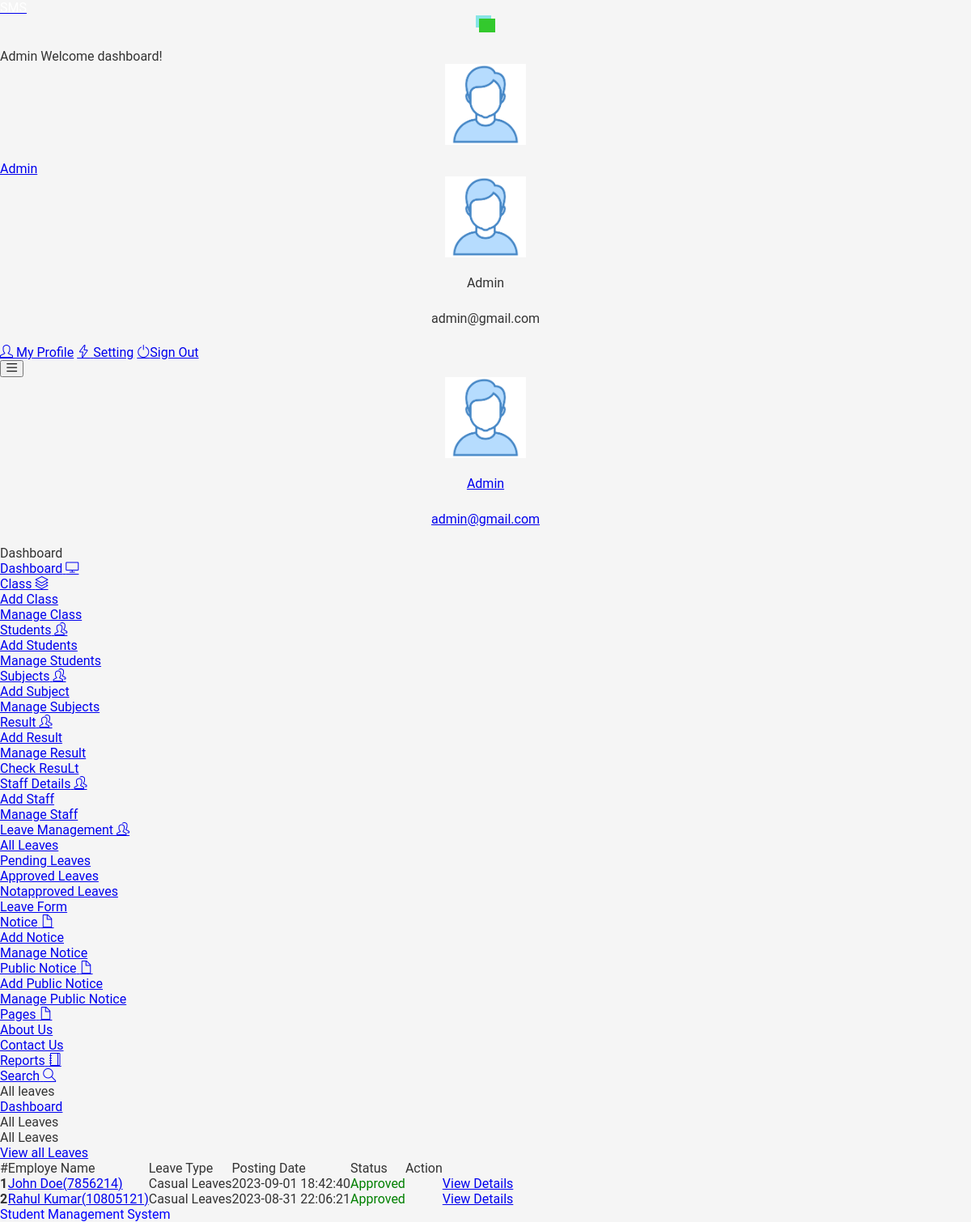
/studentms/admin/leaves.php (signed in), run on an earlier commit of the app's database.
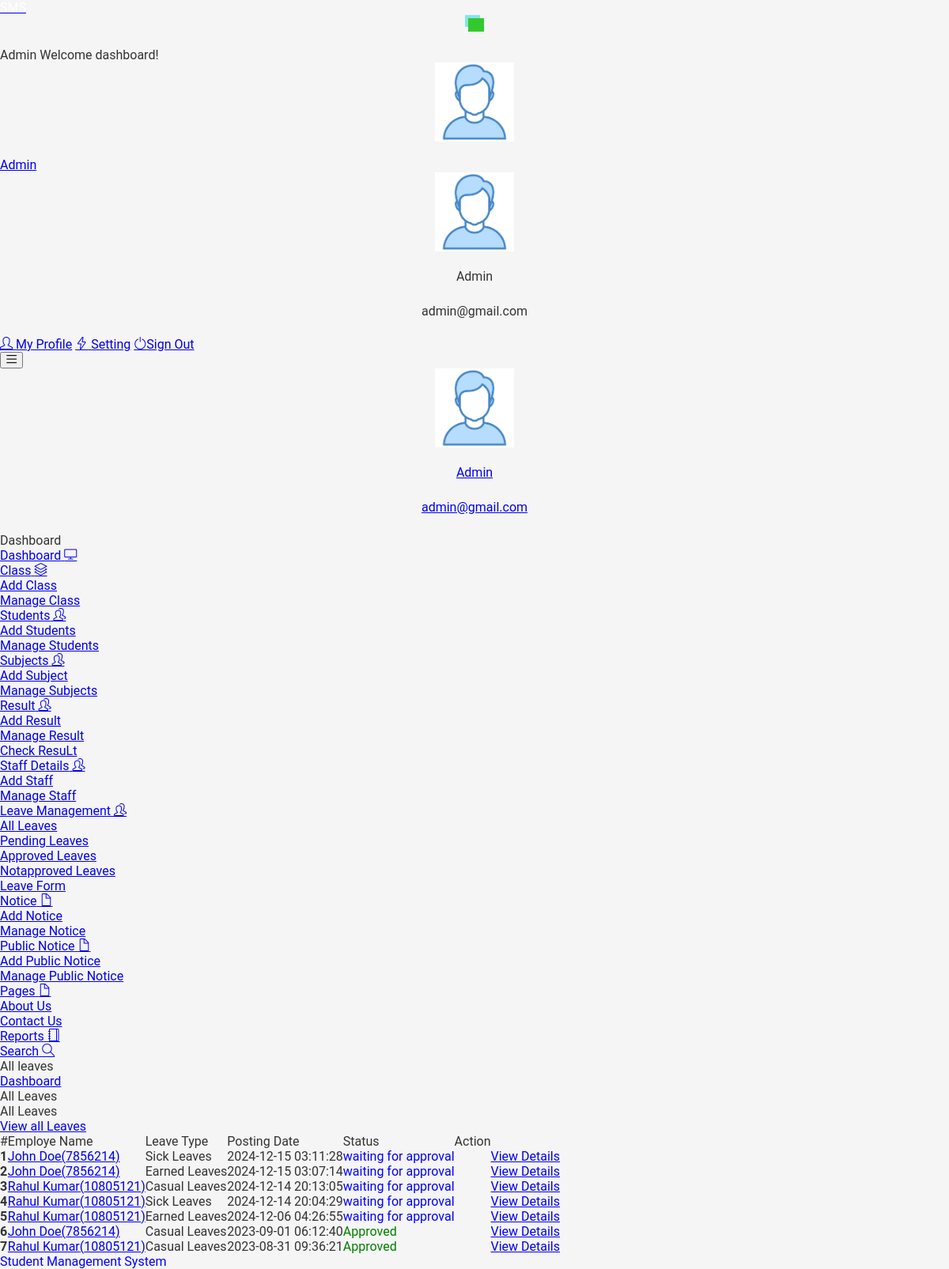
And on a later commit of the database.
### tables this page shows
CREATE TABLE IF NOT EXISTS `tblleaves` (
  `id` int NOT NULL AUTO_INCREMENT,
  `LeaveType` varchar(110) DEFAULT NULL,
  `ToDate` varchar(120) DEFAULT NULL,
  `FromDate` varchar(120) DEFAULT NULL,
  `Description` mediumtext,
  `PostingDate` timestamp NULL DEFAULT CURRENT_TIMESTAMP,
  `AdminRemark` mediumtext,
  `AdminRemarkDate` varchar(120) DEFAULT NULL,
  `Status` int DEFAULT NULL,
  `IsRead` int DEFAULT NULL,
  `empid` int DEFAULT NULL,
  PRIMARY KEY (`id`),
  KEY `empid` (`empid`)
);

CREATE TABLE IF NOT EXISTS `tblemployees` (
  `id` int NOT NULL AUTO_INCREMENT,
  `EmpId` varchar(100) NOT NULL,
  `FirstName` varchar(150) DEFAULT NULL,
  `LastName` varchar(150) DEFAULT NULL,
  `EmailId` varchar(200) DEFAULT NULL,
  `Password` varchar(180) DEFAULT NULL,
  `Gender` varchar(100) DEFAULT NULL,
  `Dob` varchar(100) DEFAULT NULL,
  `Department` varchar(255) DEFAULT NULL,
  `Address` varchar(255) DEFAULT NULL,
  `City` varchar(200) DEFAULT NULL,
  `Country` varchar(150) DEFAULT NULL,
  `Phonenumber` char(11) DEFAULT NULL,
  `Status` int DEFAULT NULL,
  `RegDate` timestamp NULL DEFAULT CURRENT_TIMESTAMP,
  PRIMARY KEY (`id`)
);

### studentms/admin/leaves.php (the view, shortened to what the rows shown need)
<?php
include('includes/dbconnection.php');
if(strlen($_SESSION['sturecmsaid'])==0)
    {
header('location:index.php');
}
else{
 ?>
<!DOCTYPE html>
<html lang="en">
    <head>
    <link rel="stylesheet" href="vendors/simple-line-icons/css/simple-line-icons.css">
    <link rel="stylesheet" href="vendors/flag-icon-css/css/flag-icon.min.css">
    <link rel="stylesheet" href="vendors/css/vendor.bundle.base.css">
    <link rel="stylesheet" href="./vendors/daterangepicker/daterangepicker.css">
    <link rel="stylesheet" href="./vendors/chartist/chartist.min.css">
    <link rel="stylesheet" href="./css/style.css">
    </head>
    <body>
    <div class="container-scroller">
     <?php include_once('includes/header.php');?>
      <div class="container-fluid page-body-wrapper">
        <?php include_once('includes/sidebar.php');?>
        <div class="main-panel">
          <div class="content-wrapper">
            <div class="row">
              <div class="col-md-12 grid-margin stretch-card">
                <div class="card">
                  <div class="card-body">
                                <table id="example" class="table ">
                                    <thead>
                                        <tr>
                                            <th class="font-weight-bold" >#</th>
                                            <th class="font-weight-bold">Employe Name</th>
                                            <th class="font-weight-bold">Leave Type</th>
                                             <th class="font-weight-bold">Posting Date</th>
                                            <th class="font-weight-bold">Status</th>
                                            <th class="font-weight-bold">Action</th>
                                        </tr>
                                    </thead>
                                    <tbody>
<?php $sql = "SELECT tblleaves.id as lid,tblemployees.FirstName,tblemployees.LastName,tblemployees.EmpId,tblemployees.id,tblleaves.LeaveType,tblleaves.PostingDate,tblleaves.Status from tblleaves join tblemployees on tblleaves.empid=tblemployees.id order by lid desc";
$query = $dbh -> prepare($sql);
$query->execute();
$results=$query->fetchAll(PDO::FETCH_OBJ);
$cnt=1;
if($query->rowCount() > 0)
{
foreach($results as $result)
{
      ?>
                                        <tr>
                                            <td> <b><?php echo htmlentities($cnt);?></b></td>
                                              <td><a href="editemployee.php?empid=<?php echo htmlentities($result->id);?>" target="_blank"><?php echo htmlentities($result->FirstName." ".$result->LastName);?>(<?php echo htmlentities($result->EmpId);?>)</a></td>
                                            <td><?php echo htmlentities($result->LeaveType);?></td>
                                            <td><?php echo htmlentities($result->PostingDate);?></td>
                                                                       <td><?php $stats=$result->Status;
if($stats==1){
                                             ?>
                                                 <span style="color: green">Approved</span>
                                                 <?php } if($stats==2)  { ?>
                                                 <?php } if($stats==0)  { ?>
 <span style="color: blue">waiting for approval</span>
 <?php } ?>
                                             </td>
          <td>
           <td><a href="leave-details.php?leaveid=<?php echo htmlentities($result->lid);?>" class="waves-effect waves-light btn blue m-b-xs"  > View Details</a></td>
                                    </tr>
                                         <?php $cnt++;} }?>
                                    </tbody>
                                </table>
                            </div>
                        </div>
                    </div>
                </div>
        </div>
        </div>
      </div>
    </div>
    </body>
</html>
<?php } ?>

### studentms/admin/includes/header.php (shortened to what the rows shown need)
 <nav class="navbar default-layout-navbar col-lg-12 col-12 p-0 fixed-top d-flex flex-row">
        </div><?php
         $aid= $_SESSION['sturecmsaid'];
$sql="SELECT * from tbladmin where ID=:aid";
$query = $dbh -> prepare($sql);
$query->bindParam(':aid',$aid,PDO::PARAM_STR);
$query->execute();
$results=$query->fetchAll(PDO::FETCH_OBJ);
$cnt=1;
if($query->rowCount() > 0)
{
foreach($results as $row)
{               ?>
        <div class="navbar-menu-wrapper d-flex align-items-center flex-grow-1">
          <h5 class="mb-0 font-weight-medium d-none d-lg-flex"><?php  echo htmlentities($row->AdminName);?> Welcome dashboard!</h5>
          <ul class="navbar-nav navbar-nav-right ml-auto">
            <li class="nav-item dropdown d-none d-xl-inline-flex user-dropdown">
              <a class="nav-link dropdown-toggle" id="UserDropdown" href="#" data-toggle="dropdown" aria-expanded="false">
                <img class="img-xs rounded-circle ml-2" src="images/faces/face8.jpg" alt="Profile image"> <span class="font-weight-normal"> <?php  echo htmlentities($row->AdminName);?> </span></a>
              <div class="dropdown-menu dropdown-menu-right navbar-dropdown" aria-labelledby="UserDropdown">
                <div class="dropdown-header text-center">
                  <img class="img-md rounded-circle" src="images/faces/face8.jpg" alt="Profile image">
                  <p class="mb-1 mt-3"><?php  echo htmlentities($row->AdminName);?></p>
                  <p class="font-weight-light text-muted mb-0"><?php  echo htmlentities($row->Email);?></p>
                </div><?php $cnt=$cnt+1;}} ?>
              </div>
            </li>
          </ul>
          <button class="navbar-toggler navbar-toggler-right d-lg-none align-self-center" type="button" data-toggle="offcanvas">
            <span class="icon-menu"></span>
          </button>
        </div>
      </nav>

### studentms/admin/includes/sidebar.php (shortened to what the rows shown need)
<nav class="sidebar sidebar-offcanvas" id="sidebar">
          <ul class="nav">
            <li class="nav-item nav-profile">
              <a href="#" class="nav-link">
                <div class="text-wrapper">
                  <?php
         $aid= $_SESSION['sturecmsaid'];
$sql="SELECT * from tbladmin where ID=:aid";
$query = $dbh -> prepare($sql);
$query->bindParam(':aid',$aid,PDO::PARAM_STR);
$query->execute();
$results=$query->fetchAll(PDO::FETCH_OBJ);
$cnt=1;
if($query->rowCount() > 0)
{
foreach($results as $row)
{               ?>
                  <p class="profile-name"><?php  echo htmlentities($row->AdminName);?></p>
                  <p class="designation"><?php  echo htmlentities($row->Email);?></p><?php $cnt=$cnt+1;}} ?>
                </div>
              </a>
            </li>
          </ul>
        </nav>

What changed in the data, as far as the page shows it:
added tblleaves: tblemployees.FirstName+LastName "John Doe", tblemployees.EmpId "7856214", LeaveType "Sick Leaves", PostingDate "2024-12-15 03:11:28", Status "waiting for approval"
added tblleaves: tblemployees.FirstName+LastName "John Doe", tblemployees.EmpId "7856214", LeaveType "Earned Leaves", PostingDate "2024-12-15 03:07:14", Status "waiting for approval"
added tblleaves: tblemployees.FirstName+LastName "Rahul Kumar", tblemployees.EmpId "10805121", LeaveType "Casual Leaves", PostingDate "2024-12-14 20:13:05", Status "waiting for approval"
added tblleaves: tblemployees.FirstName+LastName "Rahul Kumar", tblemployees.EmpId "10805121", LeaveType "Sick Leaves", PostingDate "2024-12-14 20:04:29", Status "waiting for approval"
added tblleaves: tblemployees.FirstName+LastName "Rahul Kumar", tblemployees.EmpId "10805121", LeaveType "Earned Leaves", PostingDate "2024-12-06 04:26:55", Status "waiting for approval"
changed tblleaves (number 6 of 7 on the later page): PostingDate "2023-09-01 18:42:40" → "2023-09-01 06:12:40"
changed tblleaves (number 7 of 7 on the later page): PostingDate "2023-08-31 22:06:21" → "2023-08-31 09:36:21"
